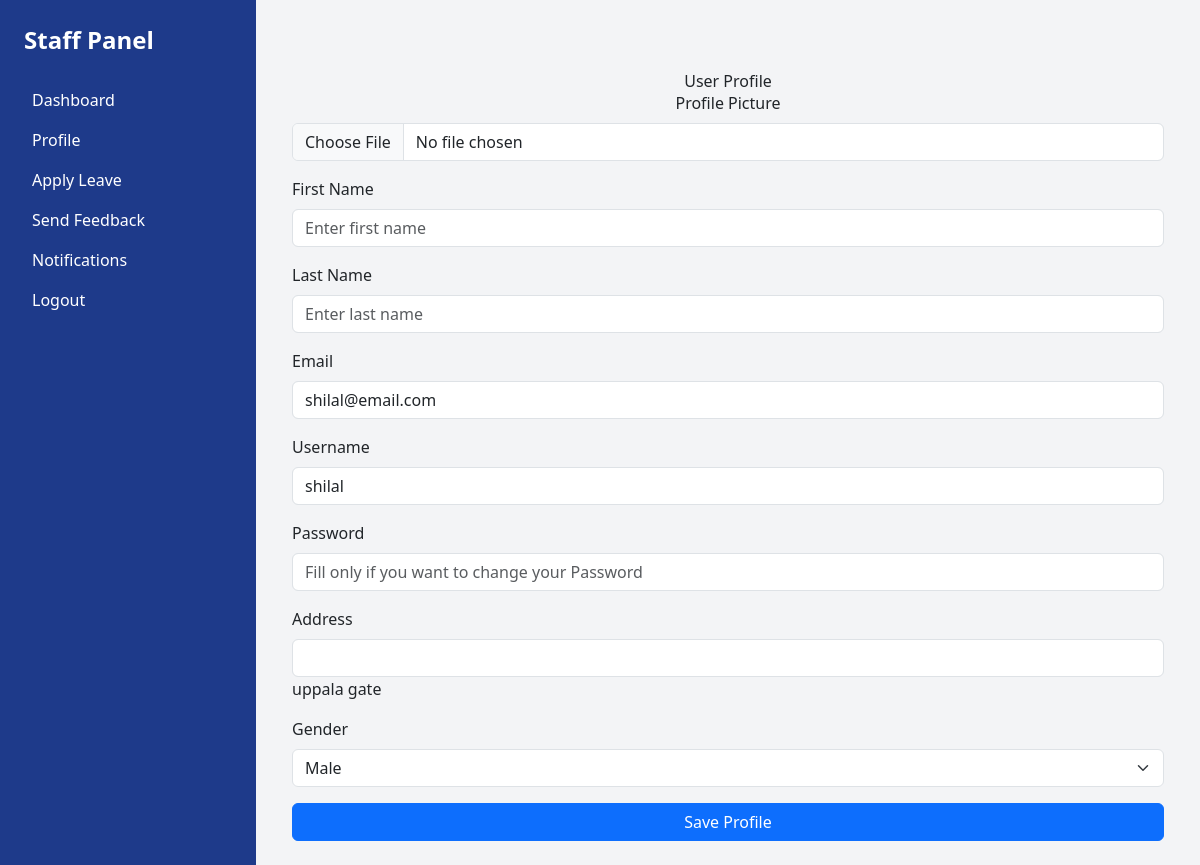
Page /edit_staff/1 on the committed database.
### app/models.py (models this page shows, shortened)
class Staff(models.Model):
    admin = models.OneToOneField(CustomUser,on_delete=models.CASCADE)
    address = models.TextField(max_length=100)
    gender = models.CharField(max_length=100)

class CustomUser(AbstractUser):
    USER = (
        (1, 'HOD'),
        (2, 'STAFF')
    )
    user_type = models.CharField(choices=USER, max_length=50, default=1)
    profile_pic = models.ImageField(upload_to='media/profile_pic')

### app/views.py (the view)
# urls.py: path('edit_staff/<str:id>', views.edit_staff, name='edit_staff'),
def edit_staff(request,id):
    staff = Staff.objects.get(id=id)
    return render(request,'edit_staff.html',{'staff':staff})

### templates/edit_staff.html (shortened to what this page needs)
{% extends 'dashboard.html' %}
{% block content %}
 <div class="container mt-5">
        <h2 class="text-center">User Profile</h2>
        <form method="post" action="{% url 'update_staff' %}" enctype="multipart/form-data">
            <div class="mb-3 text-center">
                <label for="profilePic" class="form-label">Profile Picture</label>
                <input type="file" class="form-control" id="profilePic" name="profilePic">
            </div>
            <div class="mb-3">
                <label for="firstName" class="form-label">First Name</label>
                <input type="text" class="form-control" id="firstName" name="firstname" value="{{staff.admin.firstname}}" placeholder="Enter first name">
            </div>
            <div class="mb-3">
                <label for="lastName" class="form-label">Last Name</label>
                <input type="text" class="form-control" id="lastName" name="lastname" value="{{staff.admin.lastname}}" placeholder="Enter last name">
            </div>
            <div class="mb-3">
                <label for="email" class="form-label">Email</label>
                <input type="email" class="form-control" id="email" name="email" value="{{staff.admin.email}}" placeholder="Enter email">
            </div>
            <div class="mb-3">
                <label for="username" class="form-label">Username</label>
                <input type="text" class="form-control" id="username" name="username" value="{{staff.admin.username}}" placeholder="Enter username">
            </div>
            <div class="mb-3">
                <label for="password" class="form-label">Password</label>
                <input type="password" class="form-control" id="password" name="password" placeholder="Fill only if you want to change your Password">
            </div>
            <div class="mb-3">
                <label for="address" class="form-label">Address</label>
                <input type="text" class="form-control" id="address" name="address" required>{{staff.address}}</textarea>
            </div>
            <div class="mb-3">
                <label for="gender" class="form-label">Gender</label>
                <select class="form-select" id="gender" name="gender">
                    <option value="male" {% if staff.gender == "male" %}selected{% endif %}>Male </option>
                </select>
            </div>
            <button type="submit" class="btn btn-primary w-100">Save Profile</button>
        </form>
    </div>
{% endblock %}

### rows in the picture
Staff: email "shilal@email.com", username "shilal", address "uppala gate", gender "Male"
